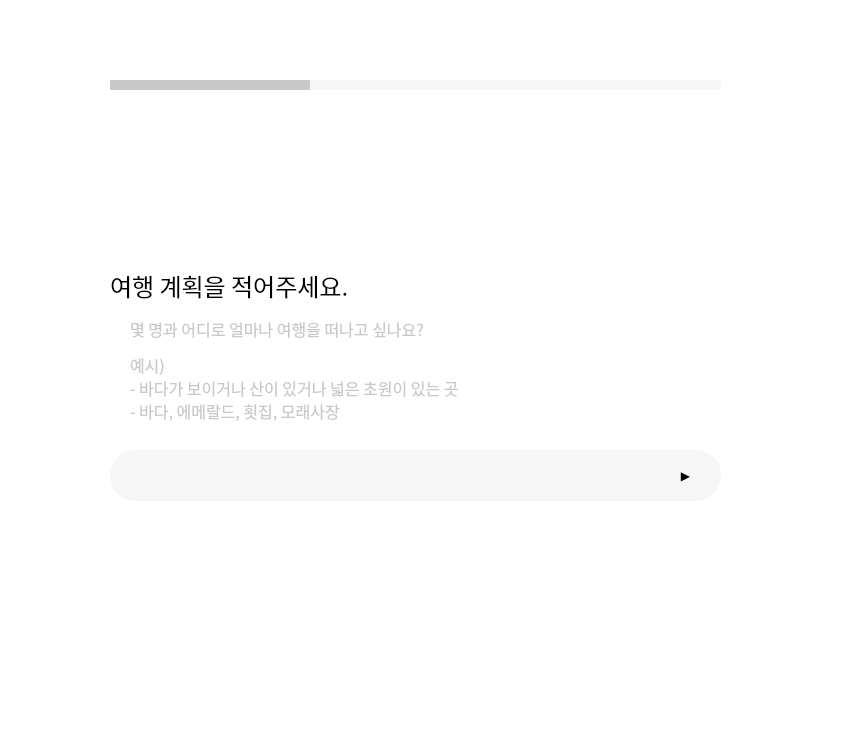
<?xml version="1.0" encoding="UTF-8"?>
<ui version="4.0">
 <class>MainWindow</class>
 <widget class="QMainWindow" name="MainWindow">
  <property name="geometry">
   <rect>
    <x>0</x>
    <y>0</y>
    <width>850</width>
    <height>750</height>
   </rect>
  </property>
  <property name="windowTitle">
   <string>MainWindow</string>
  </property>
  <property name="styleSheet">
   <string notr="true">background-color: #fff;</string>
  </property>
  <widget class="QWidget" name="centralwidget">
   <widget class="QLabel" name="label_3">
    <property name="geometry">
     <rect>
      <x>130</x>
      <y>310</y>
      <width>611</width>
      <height>120</height>
     </rect>
    </property>
    <property name="maximumSize">
     <size>
      <width>999</width>
      <height>120</height>
     </size>
    </property>
    <property name="font">
     <font>
      <family>Noto Sans KR Bold</family>
      <pointsize>12</pointsize>
      <weight>50</weight>
      <bold>false</bold>
     </font>
    </property>
    <property name="styleSheet">
     <string notr="true">color: #c8c8c8;
background: rgb(0,0,0,0);</string>
    </property>
    <property name="text">
     <string>&lt;html&gt;&lt;head/&gt;&lt;body&gt;&lt;p&gt;몇 명과 어디로 얼마나 여행을 떠나고 싶나요?&lt;/p&gt;&lt;p&gt;예시)&lt;br/&gt;- 바다가 보이거나 산이 있거나 넓은 초원이 있는 곳&lt;br/&gt;- 바다, 에메랄드, 횟집, 모래사장&lt;/p&gt;&lt;/body&gt;&lt;/html&gt;</string>
    </property>
    <property name="alignment">
     <set>Qt::AlignLeading|Qt::AlignLeft|Qt::AlignVCenter</set>
    </property>
   </widget>
   <widget class="QLineEdit" name="lineEdit_3">
    <property name="geometry">
     <rect>
      <x>110</x>
      <y>80</y>
      <width>131</width>
      <height>10</height>
     </rect>
    </property>
    <property name="maximumSize">
     <size>
      <width>16777215</width>
      <height>60</height>
     </size>
    </property>
    <property name="styleSheet">
     <string notr="true">background-color: #C8C8C8;
border-radius:1px;
padding:5px</string>
    </property>
    <property name="alignment">
     <set>Qt::AlignLeading|Qt::AlignLeft|Qt::AlignVCenter</set>
    </property>
   </widget>
   <widget class="QLineEdit" name="lineEdit_2">
    <property name="geometry">
     <rect>
      <x>110</x>
      <y>80</y>
      <width>611</width>
      <height>10</height>
     </rect>
    </property>
    <property name="maximumSize">
     <size>
      <width>16777215</width>
      <height>60</height>
     </size>
    </property>
    <property name="styleSheet">
     <string notr="true">background-color: #F6F6F6;
border-radius:1px;
padding:5px</string>
    </property>
    <property name="alignment">
     <set>Qt::AlignLeading|Qt::AlignLeft|Qt::AlignVCenter</set>
    </property>
   </widget>
   <widget class="QLabel" name="label_2">
    <property name="geometry">
     <rect>
      <x>110</x>
      <y>260</y>
      <width>611</width>
      <height>51</height>
     </rect>
    </property>
    <property name="maximumSize">
     <size>
      <width>999</width>
      <height>100</height>
     </size>
    </property>
    <property name="font">
     <font>
      <family>G마켓 산스 TTF Medium</family>
      <pointsize>18</pointsize>
      <weight>50</weight>
      <bold>false</bold>
     </font>
    </property>
    <property name="styleSheet">
     <string notr="true">
background: rgb(0,0,0,0);</string>
    </property>
    <property name="text">
     <string>여행 계획을 적어주세요.</string>
    </property>
    <property name="alignment">
     <set>Qt::AlignLeading|Qt::AlignLeft|Qt::AlignVCenter</set>
    </property>
   </widget>
   <widget class="QLineEdit" name="lineEdit_4">
    <property name="geometry">
     <rect>
      <x>110</x>
      <y>80</y>
      <width>200</width>
      <height>10</height>
     </rect>
    </property>
    <property name="minimumSize">
     <size>
      <width>20</width>
      <height>0</height>
     </size>
    </property>
    <property name="maximumSize">
     <size>
      <width>200</width>
      <height>60</height>
     </size>
    </property>
    <property name="styleSheet">
     <string notr="true">background-color: #C8C8C8;
border-radius:1px;
padding:5px</string>
    </property>
    <property name="alignment">
     <set>Qt::AlignLeading|Qt::AlignLeft|Qt::AlignVCenter</set>
    </property>
   </widget>
   <widget class="QPushButton" name="nextbtn">
    <property name="geometry">
     <rect>
      <x>670</x>
      <y>460</y>
      <width>31</width>
      <height>31</height>
     </rect>
    </property>
    <property name="styleSheet">
     <string notr="true">background-color:rgb(0,0,0,0); border-radius:15px</string>
    </property>
    <property name="text">
     <string>▶</string>
    </property>
   </widget>
   <widget class="QPushButton" name="pushButton">
    <property name="geometry">
     <rect>
      <x>110</x>
      <y>450</y>
      <width>611</width>
      <height>51</height>
     </rect>
    </property>
    <property name="styleSheet">
     <string notr="true">background-color: #F6F6F6;
border-radius:25px;
padding:5px</string>
    </property>
    <property name="text">
     <string/>
    </property>
    <property name="checkable">
     <bool>true</bool>
    </property>
   </widget>
   <widget class="QLineEdit" name="textlong">
    <property name="geometry">
     <rect>
      <x>140</x>
      <y>450</y>
      <width>511</width>
      <height>51</height>
     </rect>
    </property>
    <property name="maximumSize">
     <size>
      <width>16777215</width>
      <height>60</height>
     </size>
    </property>
    <property name="styleSheet">
     <string notr="true">background-color: rgb(0,0,0,0);</string>
    </property>
    <property name="maxLength">
     <number>100</number>
    </property>
    <property name="frame">
     <bool>false</bool>
    </property>
    <property name="alignment">
     <set>Qt::AlignLeading|Qt::AlignLeft|Qt::AlignVCenter</set>
    </property>
   </widget>
   <zorder>pushButton</zorder>
   <zorder>textlong</zorder>
   <zorder>label_3</zorder>
   <zorder>lineEdit_3</zorder>
   <zorder>lineEdit_2</zorder>
   <zorder>label_2</zorder>
   <zorder>lineEdit_4</zorder>
   <zorder>nextbtn</zorder>
  </widget>
  <widget class="QMenuBar" name="menubar">
   <property name="geometry">
    <rect>
     <x>0</x>
     <y>0</y>
     <width>850</width>
     <height>21</height>
    </rect>
   </property>
  </widget>
  <widget class="QStatusBar" name="statusbar"/>
 </widget>
 <resources/>
 <connections/>
</ui>
